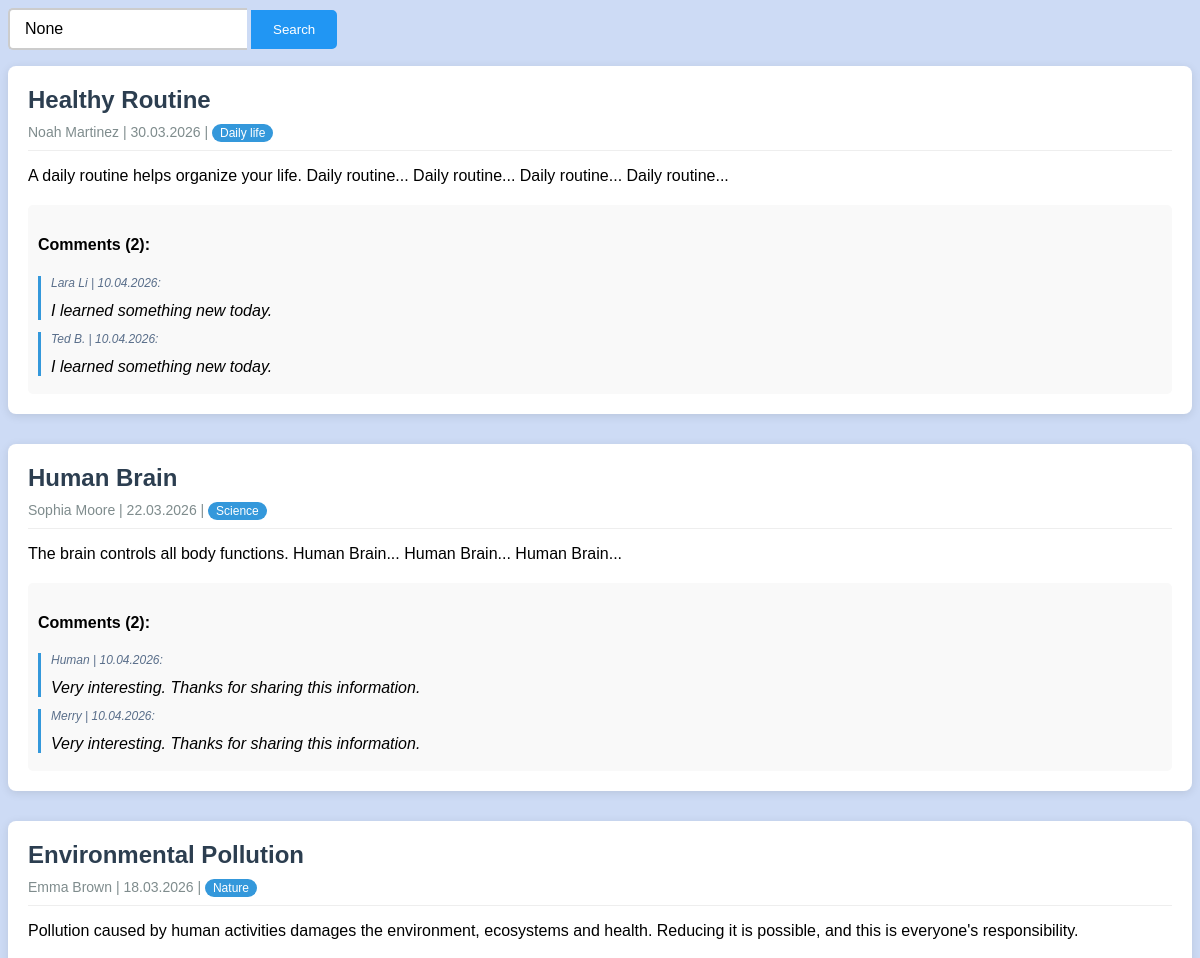
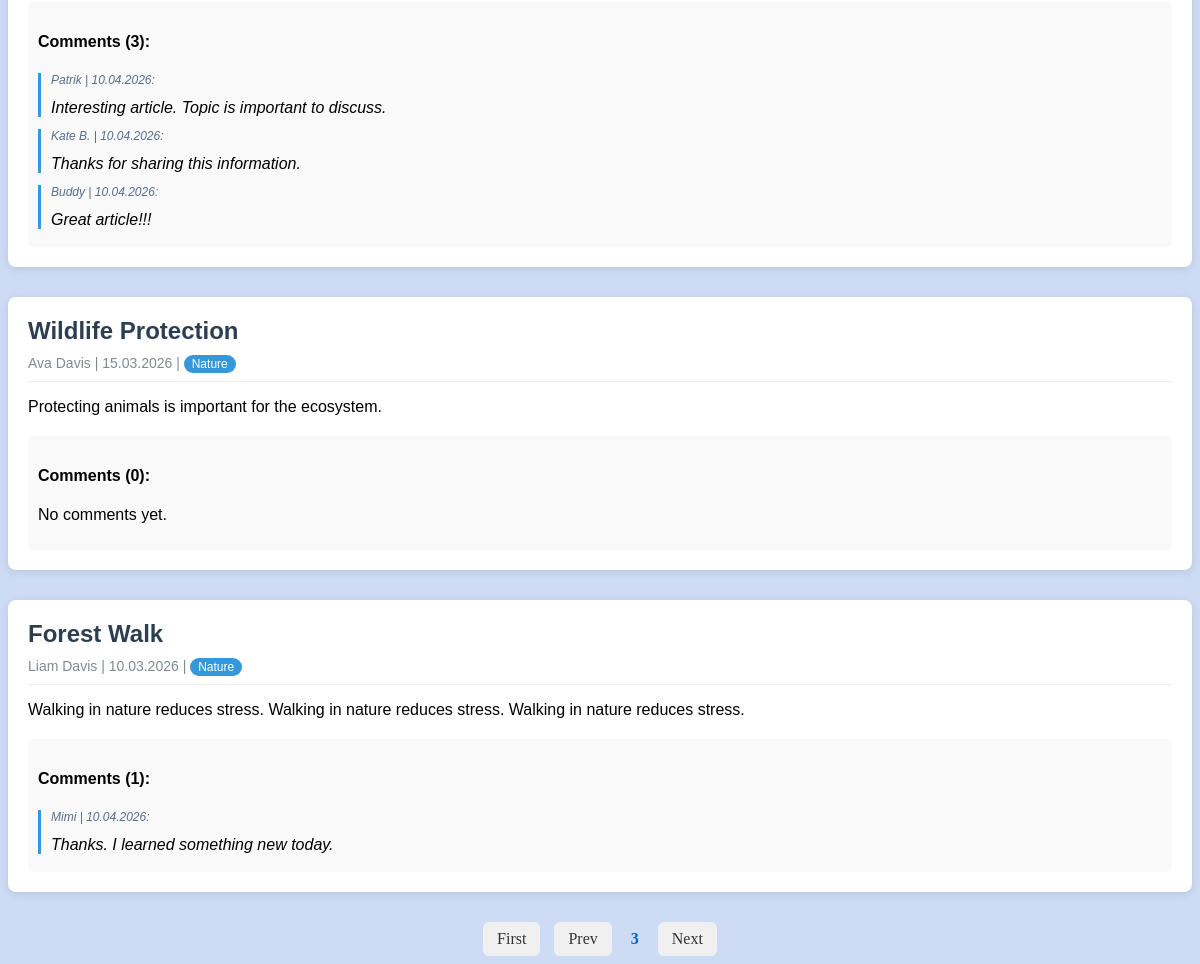
/?page=3, run on the app's committed database (2 pictures, top to bottom).
### blog/models.py (models this page shows, shortened)
class Article(models.Model):
    title = models.CharField(max_length=200)
    content = models.TextField()
    author = models.CharField(max_length=200)
    created_at = models.DateField()
    category = models.ForeignKey(
        Category,
        on_delete=models.CASCADE,
        related_name='articles'
    )

class Category(models.Model):
    name = models.CharField(max_length=100)
    description = models.TextField(blank=True)

class Comment(models.Model):
    article = models.ForeignKey(
        Article,
        on_delete=models.CASCADE,
        related_name='comments'
    )
    author = models.CharField(max_length=100)
    text = models.TextField()
    created_at = models.DateField()

### blog/views.py (the view)
# urls.py: path('', article_list, name='article_list'),
def article_list(request):
    articles = Article.objects.all().order_by('-created_at')
    query = request.GET.get('q')
    no_results = False
    if query:
        articles = articles.filter(
            title__icontains=query
        ) | articles.filter(
            content__icontains=query
        )
    if not articles.exists():
        no_results = True
        return render(request, 'blog/article_list.html', {
            'no_results': True,
            'query': query
        })
    paginator = Paginator(articles, 5)
    page_number = request.GET.get('page')
    page_obj = paginator.get_page(page_number)
    return render(request, 'blog/article_list.html', {
        'page_obj': page_obj,
        'query': query,
        'no_results': no_results
    })

### blog/templates/blog/article_list.html
{% load static %}
<link rel="stylesheet" href="{% static 'blog/style.css' %}">
<form class="search-bar" method="get">
    <input class="search-input" type="text" name="q" value="{{ query }}" placeholder="Search...">
    <button class="search-button" type="submit">Search</button>
</form>
{% if no_results %}
    <p>No articles found for "{{ query }}"</p>
{% else %}
    {% for article in page_obj %}
        <article class="article-card">
            <header class="article-header">
                <h2 class="article-title">{{ article.title }}</h2>
                <div class="meta-info">
                    <span>{{ article.author|default:"Anonym" }}</span> |
                    <span>{{ article.created_at|date:"d.m.Y" }}</span> |
                    <span class="category-badge">{{ article.category.name }}</span>
                </div>
            </header>
            <div class="article-content">
                <p>{{ article.content }}</p>
            </div>
            <section class="comment-section">
                <h4> Comments ({{ article.comments.count }}):</h4>
                {% for comment in article.comments.all %}
                    <div class="comment-item">
                        <p>{{ comment.author }} | {{ comment.created_at|date:"d.m.Y" }}: </p>
                        {{ comment.text }}
                    </div>
                {% empty %}
                    <p>No comments yet.</p>
                {% endfor %}
            </section>
        </article>
    {% endfor %}
    <div class="pagination">
        {% if page_obj.has_previous %}
            <a class="page-btn" href="?page=1">First</a>
            <a class="page-btn" href="?page={{ page_obj.previous_page_number }}">Prev</a>
        {% endif %}
        <span class="current-page">{{ page_obj.number }}</span>
        {% if page_obj.has_next %}
            <a class="page-btn" href="?page={{ page_obj.next_page_number }}">Next</a>
        {% endif %}
    </div>
{% endif %}

### blog/static/blog/style.css (style rules this page uses)
.search-input { padding: 10px 15px; font-size: 16px; border: 2px solid #ccc; border-right: none; border-radius: 5px 0 0 5px; }
.search-button { padding: 10px 20px; background-color: #2196F3; color: white; border: 2px solid #2196F3; border-radius: 0 5px 5px 0; cursor: pointer; transition: background-color 0.3s ease; }
.article-card { background: #fff; border-radius: 8px; box-shadow: 0 2px 10px rgba(0, 0, 0, 0.1); margin-bottom: 30px; padding: 20px; font-family: sans-serif; }
.article-header { border-bottom: 1px solid #eee; margin-bottom: 15px; padding-bottom: 10px; }
.article-title { color: #2c3e50; margin: 0 0 10px 0; }
.meta-info { font-size: 14px; color: #7f8c8d; }
.category-badge { background: #3498db; color: white; padding: 2px 8px; border-radius: 12px; font-size: 12px; }
.comment-section { margin-top: 20px; background: #f9f9f9; padding: 10px; border-radius: 5px; }
.comment-item { border-left: 3px solid #3498db; padding-left: 10px; margin-bottom: 8px; font-style: italic; }
.comment-item p { font-size: 12px; color: #596e8a; }
.pagination { margin-top: 20px; text-align: center; }
.page-btn { display: inline-block; padding: 8px 14px; margin: 0 5px; text-decoration: none; color: #333; background-color: #f0f0f0; border-radius: 6px; transition: 0.2s; }
.current-page { display: inline-block; margin: 0 10px; font-weight: bold; font-size: 16px; color: #0763c6; }

### data on the page
Article: title "Healthy Routine", author "Noah Martinez", created_at "30.03.2026", category.name "Daily life", content "A daily routine helps organize your life. Daily routine... Daily routine... Daily routine... Daily routine...", comments.count "2"
Comment: author "Lara Li", created_at "10.04.2026", text "I learned something new today."
Comment: author "Ted B.", created_at "10.04.2026", text "I learned something new today."
Article: title "Human Brain", author "Sophia Moore", created_at "22.03.2026", category.name "Science", content "The brain controls all body functions. Human Brain... Human Brain... Human Brain...", comments.count "2"
Comment: author "Human", created_at "10.04.2026", text "Very interesting. Thanks for sharing this information."
Comment: author "Merry", created_at "10.04.2026", text "Very interesting. Thanks for sharing this information."
Article: title "Environmental Pollution", author "Emma Brown", created_at "18.03.2026", category.name "Nature", content "Pollution caused by human activities damages the environment, ecosystems and health. Reducing it is possible, and this is everyone's responsibility.", comments.count "3"
Comment: author "Patrik", created_at "10.04.2026", text "Interesting article. Topic is important to discuss."
Comment: author "Kate B.", created_at "10.04.2026", text "Thanks for sharing this information."
Comment: author "Buddy", created_at "10.04.2026", text "Great article!!!"
Article: title "Wildlife Protection", author "Ava Davis", created_at "15.03.2026", category.name "Nature", content "Protecting animals is important for the ecosystem.", comments.count "0"
Article: title "Forest Walk", author "Liam Davis", created_at "10.03.2026", category.name "Nature", content "Walking in nature reduces stress. Walking in nature reduces stress. Walking in nature reduces stress.", comments.count "1"
Comment: author "Mimi", created_at "10.04.2026", text "Thanks. I learned something new today."

### other printed values
{{ page_obj.number }} "3"
